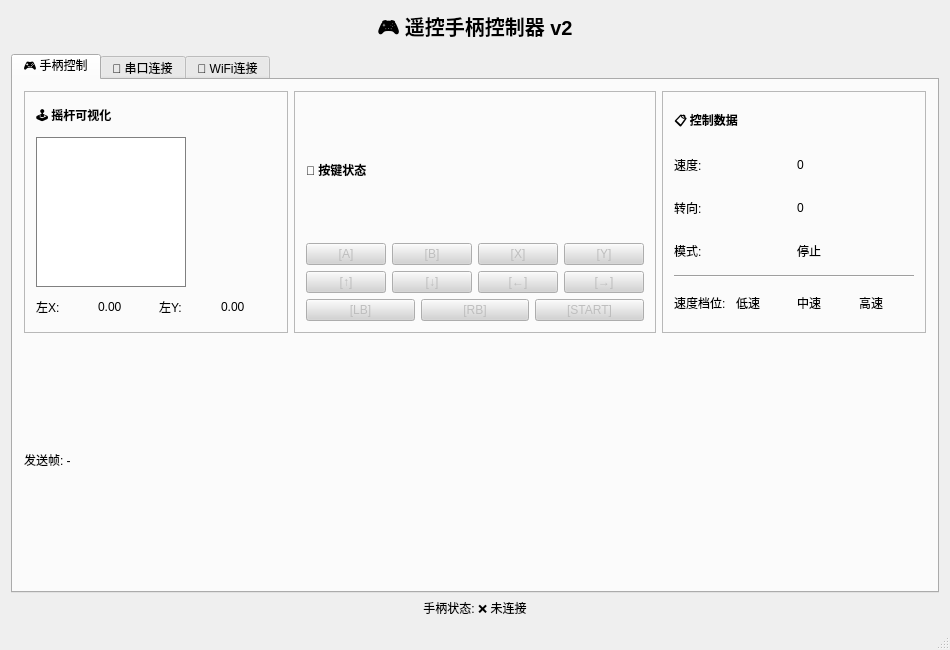
<?xml version="1.0" encoding="UTF-8"?>
<ui version="4.0">
 <class>MainWindow</class>
 <widget class="QMainWindow" name="MainWindow">
  <property name="geometry">
   <rect>
    <x>0</x>
    <y>0</y>
    <width>950</width>
    <height>650</height>
   </rect>
  </property>
  <property name="windowTitle">
   <string>遥控手柄控制器</string>
  </property>
  <widget class="QWidget" name="centralWidget">
   <layout class="QVBoxLayout" name="verticalLayout">
    <item>
     <widget class="QLabel" name="label">
      <property name="text">
       <string>🎮 遥控手柄控制器 v2</string>
      </property>
      <property name="alignment">
       <set>Qt::AlignCenter</set>
      </property>
      <property name="styleSheet">
       <string notr="true">font-size: 20px; font-weight: bold;</string>
      </property>
     </widget>
    </item>
    <item>
     <widget class="QTabWidget" name="tabWidget">
      <property name="currentIndex">
       <number>0</number>
      </property>
      <widget class="QWidget" name="tabControl">
       <attribute name="title">
        <string>🎮 手柄控制</string>
       </attribute>
       <layout class="QVBoxLayout" name="verticalLayout_Control">
        <item>
         <layout class="QHBoxLayout" name="horizontalLayout_ControlTop">
          <item>
           <widget class="QFrame" name="frame_JoystickDisplay">
            <property name="frameShape">
             <enum>QFrame::StyledPanel</enum>
            </property>
            <property name="frameShadow">
             <enum>QFrame::Raised</enum>
            </property>
            <layout class="QVBoxLayout" name="verticalLayout_Joystick">
             <item>
              <widget class="QLabel" name="label_Joystick">
               <property name="text">
                <string>🕹️ 摇杆可视化</string>
               </property>
               <property name="styleSheet">
                <string notr="true">font-weight: bold;</string>
               </property>
              </widget>
             </item>
             <item>
              <widget class="QLabel" name="canvasJoystick">
               <property name="sizePolicy">
                <sizepolicy hsizetype="Fixed" vsizetype="Fixed">
                 <horstretch>0</horstretch>
                 <verstretch>0</verstretch>
                </sizepolicy>
               </property>
               <property name="minimumSize">
                <size>
                 <width>150</width>
                 <height>150</height>
                </size>
               </property>
               <property name="maximumSize">
                <size>
                 <width>150</width>
                 <height>150</height>
                </size>
               </property>
               <property name="styleSheet">
                <string notr="true">background-color: white; border: 1px solid gray;</string>
               </property>
              </widget>
             </item>
             <item>
              <layout class="QHBoxLayout" name="horizontalLayout_Axis">
               <item>
                <widget class="QLabel" name="label_LX">
                 <property name="text">
                  <string>左X:</string>
                 </property>
                </widget>
               </item>
               <item>
                <widget class="QLabel" name="txtLeftX">
                 <property name="text">
                  <string>0.00</string>
                 </property>
                </widget>
               </item>
               <item>
                <widget class="QLabel" name="label_LY">
                 <property name="text">
                  <string>左Y:</string>
                 </property>
                </widget>
               </item>
               <item>
                <widget class="QLabel" name="txtLeftY">
                 <property name="text">
                  <string>0.00</string>
                 </property>
                </widget>
               </item>
              </layout>
             </item>
            </layout>
           </widget>
          </item>
          <item>
           <widget class="QFrame" name="frame_ButtonsControl">
            <property name="frameShape">
             <enum>QFrame::StyledPanel</enum>
            </property>
            <property name="frameShadow">
             <enum>QFrame::Raised</enum>
            </property>
            <layout class="QVBoxLayout" name="verticalLayout_Buttons">
             <item>
              <widget class="QLabel" name="label_Buttons">
               <property name="text">
                <string>🎯 按键状态</string>
               </property>
               <property name="styleSheet">
                <string notr="true">font-weight: bold;</string>
               </property>
              </widget>
             </item>
             <item>
              <layout class="QHBoxLayout" name="horizontalLayout_MainButtons">
               <item>
                <widget class="QPushButton" name="btnA">
                 <property name="text">
                  <string>[A]</string>
                 </property>
                 <property name="enabled">
                  <bool>false</bool>
                 </property>
                 <property name="styleSheet">
                  <string notr="true">background-color: lightgray;</string>
                 </property>
                </widget>
               </item>
               <item>
                <widget class="QPushButton" name="btnB">
                 <property name="text">
                  <string>[B]</string>
                 </property>
                 <property name="enabled">
                  <bool>false</bool>
                 </property>
                 <property name="styleSheet">
                  <string notr="true">background-color: lightgray;</string>
                 </property>
                </widget>
               </item>
               <item>
                <widget class="QPushButton" name="btnX">
                 <property name="text">
                  <string>[X]</string>
                 </property>
                 <property name="enabled">
                  <bool>false</bool>
                 </property>
                 <property name="styleSheet">
                  <string notr="true">background-color: lightgray;</string>
                 </property>
                </widget>
               </item>
               <item>
                <widget class="QPushButton" name="btnY">
                 <property name="text">
                  <string>[Y]</string>
                 </property>
                 <property name="enabled">
                  <bool>false</bool>
                 </property>
                 <property name="styleSheet">
                  <string notr="true">background-color: lightgray;</string>
                 </property>
                </widget>
               </item>
              </layout>
             </item>
             <item>
              <layout class="QHBoxLayout" name="horizontalLayout_Dpad">
               <item>
                <widget class="QPushButton" name="btnUp">
                 <property name="text">
                  <string>[↑]</string>
                 </property>
                 <property name="enabled">
                  <bool>false</bool>
                 </property>
                 <property name="styleSheet">
                  <string notr="true">background-color: lightgray;</string>
                 </property>
                </widget>
               </item>
               <item>
                <widget class="QPushButton" name="btnDown">
                 <property name="text">
                  <string>[↓]</string>
                 </property>
                 <property name="enabled">
                  <bool>false</bool>
                 </property>
                 <property name="styleSheet">
                  <string notr="true">background-color: lightgray;</string>
                 </property>
                </widget>
               </item>
               <item>
                <widget class="QPushButton" name="btnLeft">
                 <property name="text">
                  <string>[←]</string>
                 </property>
                 <property name="enabled">
                  <bool>false</bool>
                 </property>
                 <property name="styleSheet">
                  <string notr="true">background-color: lightgray;</string>
                 </property>
                </widget>
               </item>
               <item>
                <widget class="QPushButton" name="btnRight">
                 <property name="text">
                  <string>[→]</string>
                 </property>
                 <property name="enabled">
                  <bool>false</bool>
                 </property>
                 <property name="styleSheet">
                  <string notr="true">background-color: lightgray;</string>
                 </property>
                </widget>
               </item>
              </layout>
             </item>
             <item>
              <layout class="QHBoxLayout" name="horizontalLayout_Triggers">
               <item>
                <widget class="QPushButton" name="btnLB">
                 <property name="text">
                  <string>[LB]</string>
                 </property>
                 <property name="enabled">
                  <bool>false</bool>
                 </property>
                 <property name="styleSheet">
                  <string notr="true">background-color: lightgray;</string>
                 </property>
                </widget>
               </item>
               <item>
                <widget class="QPushButton" name="btnRB">
                 <property name="text">
                  <string>[RB]</string>
                 </property>
                 <property name="enabled">
                  <bool>false</bool>
                 </property>
                 <property name="styleSheet">
                  <string notr="true">background-color: lightgray;</string>
                 </property>
                </widget>
               </item>
               <item>
                <widget class="QPushButton" name="btnStart">
                 <property name="text">
                  <string>[START]</string>
                 </property>
                 <property name="enabled">
                  <bool>false</bool>
                 </property>
                 <property name="styleSheet">
                  <string notr="true">background-color: lightgray;</string>
                 </property>
                </widget>
               </item>
              </layout>
             </item>
            </layout>
           </widget>
          </item>
          <item>
           <widget class="QFrame" name="frame_ControlData">
            <property name="frameShape">
             <enum>QFrame::StyledPanel</enum>
            </property>
            <property name="frameShadow">
             <enum>QFrame::Raised</enum>
            </property>
            <layout class="QVBoxLayout" name="verticalLayout_ControlData">
             <item>
              <widget class="QLabel" name="label_ControlData">
               <property name="text">
                <string>📋 控制数据</string>
               </property>
               <property name="styleSheet">
                <string notr="true">font-weight: bold;</string>
               </property>
              </widget>
             </item>
             <item>
              <layout class="QHBoxLayout" name="horizontalLayout_Speed">
               <item>
                <widget class="QLabel" name="label_Speed">
                 <property name="text">
                  <string>速度:</string>
                 </property>
                </widget>
               </item>
               <item>
                <widget class="QLabel" name="txtSpeed">
                 <property name="text">
                  <string>0</string>
                 </property>
                </widget>
               </item>
              </layout>
             </item>
             <item>
              <layout class="QHBoxLayout" name="horizontalLayout_Steering">
               <item>
                <widget class="QLabel" name="label_Steering">
                 <property name="text">
                  <string>转向:</string>
                 </property>
                </widget>
               </item>
               <item>
                <widget class="QLabel" name="txtSteering">
                 <property name="text">
                  <string>0</string>
                 </property>
                </widget>
               </item>
              </layout>
             </item>
             <item>
              <layout class="QHBoxLayout" name="horizontalLayout_Mode">
               <item>
                <widget class="QLabel" name="label_Mode">
                 <property name="text">
                  <string>模式:</string>
                 </property>
                </widget>
               </item>
               <item>
                <widget class="QLabel" name="txtMode">
                 <property name="text">
                  <string>停止</string>
                 </property>
                </widget>
               </item>
              </layout>
             </item>
             <item>
              <widget class="QFrame" name="frame_SpeedLevel">
               <property name="frameShape">
                <enum>QFrame::HLine</enum>
               </property>
               <property name="frameShadow">
                <enum>QFrame::Sunken</enum>
               </property>
              </widget>
             </item>
             <item>
              <layout class="QHBoxLayout" name="horizontalLayout_SpeedLevel">
               <item>
                <widget class="QLabel" name="label_SpeedLevel">
                 <property name="text">
                  <string>速度档位:</string>
                 </property>
                </widget>
               </item>
               <item>
                <widget class="QLabel" name="lblSpeedSlow">
                 <property name="text">
                  <string>低速</string>
                 </property>
                </widget>
               </item>
               <item>
                <widget class="QLabel" name="lblSpeedMed">
                 <property name="text">
                  <string>中速</string>
                 </property>
                </widget>
               </item>
               <item>
                <widget class="QLabel" name="lblSpeedFast">
                 <property name="text">
                  <string>高速</string>
                 </property>
                </widget>
               </item>
              </layout>
             </item>
            </layout>
           </widget>
          </item>
         </layout>
        </item>
        <item>
         <widget class="QLabel" name="txtSendFrame">
          <property name="text">
           <string>发送帧: -</string>
          </property>
         </widget>
        </item>
       </layout>
      </widget>
      <widget class="QWidget" name="tabBluetooth">
       <attribute name="title">
        <string>🔌 串口连接</string>
       </attribute>
       <layout class="QVBoxLayout" name="verticalLayout_Bluetooth">
        <item>
         <widget class="QLabel" name="label_BTTitle">
          <property name="text">
           <string>串口连接 (USB-TTL / 龙芯 2K0300 UART)</string>
          </property>
          <property name="styleSheet">
           <string notr="true">font-weight: bold; font-size: 14px;</string>
          </property>
         </widget>
        </item>
        <item>
         <layout class="QHBoxLayout" name="horizontalLayout_BTStatus">
          <item>
           <widget class="QLabel" name="label_BTStatus">
            <property name="text">
             <string>连接状态:</string>
            </property>
           </widget>
          </item>
          <item>
           <widget class="QLabel" name="lblBluetoothStatus">
            <property name="text">
             <string>❌ 未连接</string>
            </property>
            <property name="styleSheet">
             <string notr="true">color: red;</string>
            </property>
           </widget>
          </item>
         </layout>
        </item>
        <item>
         <layout class="QHBoxLayout" name="horizontalLayout_BTPort">
          <item>
           <widget class="QLabel" name="label_BTPort">
            <property name="text">
             <string>串口:</string>
            </property>
           </widget>
          </item>
          <item>
           <widget class="QComboBox" name="comboBluetoothPorts"/>
          </item>
          <item>
           <widget class="QLabel" name="label_BaudRate">
            <property name="text">
             <string>波特率:</string>
            </property>
           </widget>
          </item>
          <item>
           <widget class="QComboBox" name="comboBaudRate">
            <item>
             <property name="text">
              <string>9600</string>
             </property>
            </item>
            <item>
             <property name="text">
              <string>19200</string>
             </property>
            </item>
            <item>
             <property name="text">
              <string>38400</string>
             </property>
            </item>
            <item>
             <property name="text">
              <string>57600</string>
             </property>
            </item>
            <item>
             <property name="text">
              <string>115200</string>
             </property>
            </item>
           </widget>
          </item>
         </layout>
        </item>
        <item>
         <layout class="QHBoxLayout" name="horizontalLayout_BTButtons">
          <item>
           <widget class="QPushButton" name="btnBTConnect">
            <property name="text">
             <string>🔗 连接</string>
            </property>
           </widget>
          </item>
          <item>
           <widget class="QPushButton" name="btnBTDisconnect">
            <property name="text">
             <string>📴 断开</string>
            </property>
            <property name="enabled">
             <bool>false</bool>
            </property>
           </widget>
          </item>
          <item>
           <widget class="QPushButton" name="btnBTScan">
            <property name="text">
             <string>🔍 扫描串口</string>
            </property>
           </widget>
          </item>
         </layout>
        </item>
        <item>
         <widget class="QFrame" name="frame_BTLog">
          <property name="frameShape">
           <enum>QFrame::StyledPanel</enum>
          </property>
          <property name="frameShadow">
           <enum>QFrame::Raised</enum>
          </property>
          <layout class="QVBoxLayout" name="verticalLayout_BTLog">
           <item>
            <widget class="QLabel" name="label_BTLog">
             <property name="text">
              <string>📝 连接日志</string>
             </property>
             <property name="styleSheet">
              <string notr="true">font-weight: bold;</string>
             </property>
            </widget>
           </item>
           <item>
            <widget class="QTextEdit" name="txtBTLog">
             <property name="readOnly">
              <bool>true</bool>
             </property>
             <property name="minimumSize">
              <size>
               <width>0</width>
               <height>200</height>
              </size>
             </property>
            </widget>
           </item>
          </layout>
         </widget>
        </item>
       </layout>
      </widget>
      <widget class="QWidget" name="tabWiFi">
       <attribute name="title">
        <string>📶 WiFi连接</string>
       </attribute>
       <layout class="QVBoxLayout" name="verticalLayout_WiFi">
        <item>
         <widget class="QLabel" name="label_WiFiTitle">
          <property name="text">
           <string>WiFi TCP连接</string>
          </property>
          <property name="styleSheet">
           <string notr="true">font-weight: bold; font-size: 14px;</string>
          </property>
         </widget>
        </item>
        <item>
         <layout class="QHBoxLayout" name="horizontalLayout_WiFiStatus">
          <item>
           <widget class="QLabel" name="label_WiFiStatus">
            <property name="text">
             <string>连接状态:</string>
            </property>
           </widget>
          </item>
          <item>
           <widget class="QLabel" name="lblWiFiStatus">
            <property name="text">
             <string>❌ 未连接</string>
            </property>
            <property name="styleSheet">
             <string notr="true">color: red;</string>
            </property>
           </widget>
          </item>
         </layout>
        </item>
        <item>
         <layout class="QHBoxLayout" name="horizontalLayout_WiFiAddress">
          <item>
           <widget class="QLabel" name="label_WiFiIP">
            <property name="text">
             <string>IP地址:</string>
            </property>
           </widget>
          </item>
          <item>
           <widget class="QLineEdit" name="txtWiFiIP">
            <property name="text">
             <string>192.168.1.100</string>
            </property>
           </widget>
          </item>
          <item>
           <widget class="QLabel" name="label_WiFiPort">
            <property name="text">
             <string>端口:</string>
            </property>
           </widget>
          </item>
          <item>
           <widget class="QLineEdit" name="txtWiFiPort">
            <property name="text">
             <string>8080</string>
            </property>
           </widget>
          </item>
         </layout>
        </item>
        <item>
         <layout class="QHBoxLayout" name="horizontalLayout_WiFiButtons">
          <item>
           <widget class="QPushButton" name="btnWiFiConnect">
            <property name="text">
             <string>🔗 连接</string>
            </property>
           </widget>
          </item>
          <item>
           <widget class="QPushButton" name="btnWiFiDisconnect">
            <property name="text">
             <string>📴 断开</string>
            </property>
            <property name="enabled">
             <bool>false</bool>
            </property>
           </widget>
          </item>
          <item>
           <widget class="QPushButton" name="btnWiFiPing">
            <property name="text">
             <string>📡 测试连接</string>
            </property>
           </widget>
          </item>
         </layout>
        </item>
        <item>
         <layout class="QHBoxLayout" name="horizontalLayout_PresetIPs">
          <item>
           <widget class="QLabel" name="label_PresetIPs">
            <property name="text">
             <string>预设地址:</string>
            </property>
           </widget>
          </item>
          <item>
           <widget class="QComboBox" name="comboPresetIPs">
            <item>
             <property name="text">
              <string>192.168.1.100:8080</string>
             </property>
            </item>
            <item>
             <property name="text">
              <string>192.168.0.100:8080</string>
             </property>
            </item>
            <item>
             <property name="text">
              <string>127.0.0.1:8080</string>
             </property>
            </item>
           </widget>
          </item>
          <item>
           <widget class="QPushButton" name="btnWiFiRefresh">
            <property name="text">
             <string>🔄 刷新</string>
            </property>
           </widget>
          </item>
         </layout>
        </item>
        <item>
         <widget class="QFrame" name="frame_WiFiLog">
          <property name="frameShape">
           <enum>QFrame::StyledPanel</enum>
          </property>
          <property name="frameShadow">
           <enum>QFrame::Raised</enum>
          </property>
          <layout class="QVBoxLayout" name="verticalLayout_WiFiLog">
           <item>
            <widget class="QLabel" name="label_WiFiLog">
             <property name="text">
              <string>📝 连接日志</string>
             </property>
             <property name="styleSheet">
              <string notr="true">font-weight: bold;</string>
             </property>
            </widget>
           </item>
           <item>
            <widget class="QTextEdit" name="txtWiFiLog">
             <property name="readOnly">
              <bool>true</bool>
             </property>
             <property name="minimumSize">
              <size>
               <width>0</width>
               <height>200</height>
              </size>
             </property>
            </widget>
           </item>
          </layout>
         </widget>
        </item>
       </layout>
      </widget>
     </widget>
    </item>
    <item>
     <widget class="QLabel" name="label_JoystickStatus">
      <property name="text">
       <string>手柄状态: ❌ 未连接</string>
      </property>
      <property name="alignment">
       <set>Qt::AlignCenter</set>
      </property>
     </widget>
    </item>
   </layout>
  </widget>
  <widget class="QMenuBar" name="menuBar">
   <property name="geometry">
    <rect>
     <x>0</x>
     <y>0</y>
     <width>950</width>
     <height>26</height>
    </rect>
   </property>
  </widget>
  <widget class="QStatusBar" name="statusBar"/>
 </widget>
 <layoutdefault spacing="6" margin="11"/>
 <resources/>
 <connections/>
</ui>
